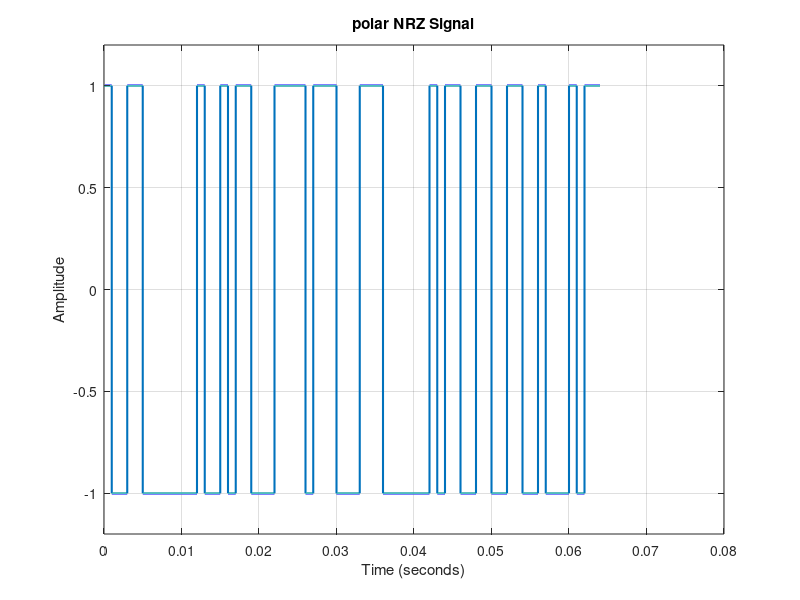
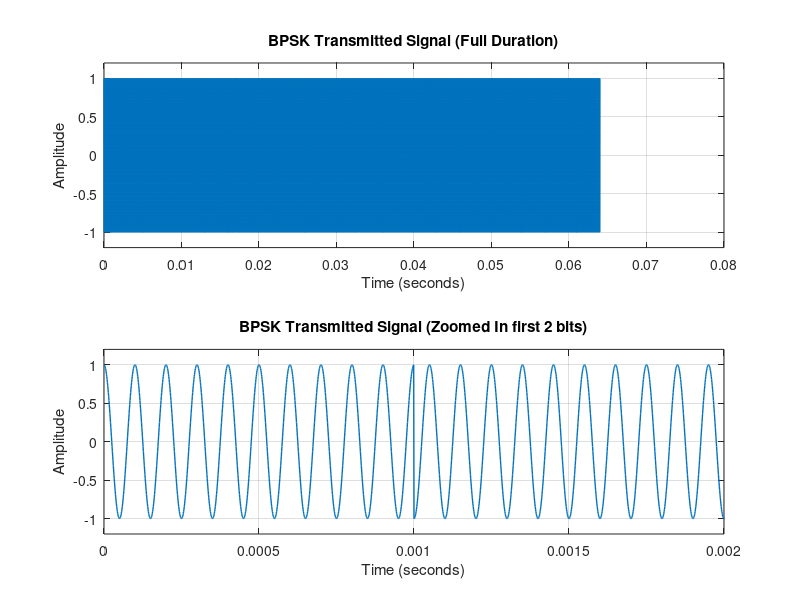
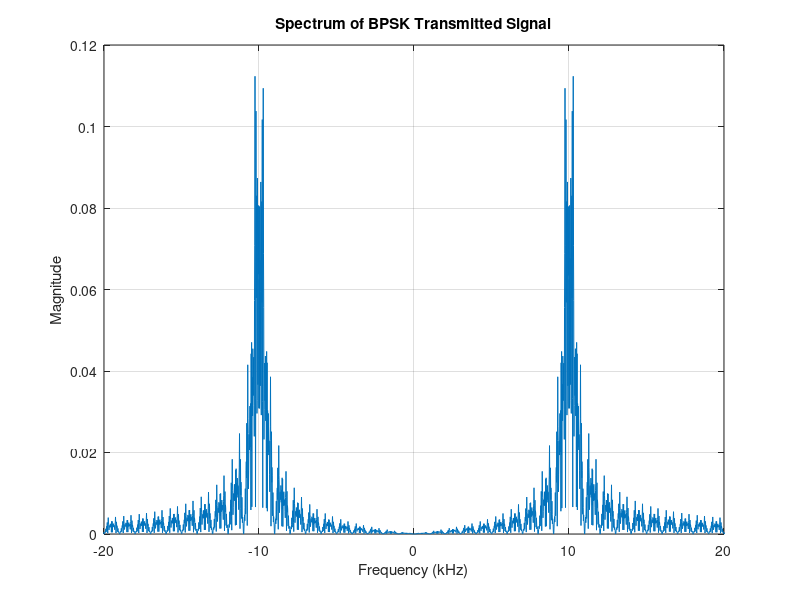
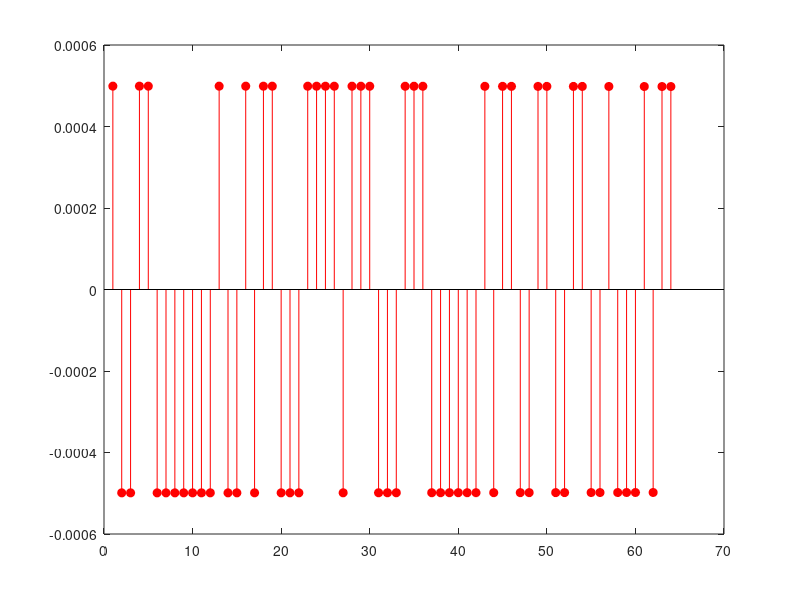

Reproduce these figures in MATLAB, in order. (Note: this script raises an error after producing the figures.)
clc;clear;close all;
%% Generate a random bitstream
stream = randi([0 1], 1, 64);
%% Initialization and Time Vector Generation
bit_rate=1e3;
samples_per_rate=1000;  % Each bit will be represented by 100 samples in the time domain

num_bit=length(stream);
total_samples=num_bit * samples_per_rate;

t = linspace(0, num_bit / bit_rate, total_samples);

%% polar_nrz line coding  
polar_nrz=zeros(1,total_samples);

for i =1:num_bit
    start_index=(i-1)*samples_per_rate +1;
    end_index=i*samples_per_rate;
    polar_nrz(start_index:end_index) = 2 * stream(i) - 1;  % 1 -> +1, 0 -> -1
end

figure;
plot(t,polar_nrz, 'LineWidth', 1.5);
xlabel('Time (seconds)');
ylabel('Amplitude');
title('polar NRZ Signal');
ylim([-1.2 1.2]);             
grid on;    

disp('Transmitted bits:');
disp(stream);
%% Implement a digital modulation system BPSK transmitter

%Use bitstream as your baseband input.:(polar_nrz line coding)
energy_bit= 1;
Tb= 1/bit_rate;
%A=sqrt((2*energy_bit)/Tb);
A=1;
fc = 10*bit_rate;
tb = (0:samples_per_rate-1) * (Tb / samples_per_rate);

signal_tx = zeros(1, total_samples);  
carrier_wave = A * cos(2 * pi * fc * tb);
for i = 1:num_bit
    start_index=(i-1)*samples_per_rate +1;
    end_index=i*samples_per_rate;
    if polar_nrz(start_index) == 1
        signal_tx(start_index:end_index) = carrier_wave;
    else
        signal_tx(start_index:end_index) = -carrier_wave;
    end
end
figure;


subplot(2,1,1);  
plot(t, signal_tx, 'LineWidth', 1);
xlabel('Time (seconds)');
ylabel('Amplitude');
title('BPSK Transmitted Signal (Full Duration)');
ylim([-1.2*A 1.2*A]);                          
grid on;

subplot(2,1,2);  
plot(t, signal_tx, 'LineWidth', 1);
xlabel('Time (seconds)');
ylabel('Amplitude');
title('BPSK Transmitted Signal (Zoomed In first 2 bits)');
xlim([0 0.002]);   
ylim([-1.2*A 1.2*A]);                          
grid on;

%% Spectrum of BPSK Transmitted Signal
T=num_bit /bit_rate ;
fs = samples_per_rate*bit_rate;
ts= 1/fs;
df = fs/total_samples;
N=ceil (T/ts);

if mod(N, 2) == 0
    f=-(fs/2) : df : (fs/2)- df ;
else
    f=-((fs/2)-(df/2)) : df : (fs/2)- (df/2) ;
end

figure;
signal_fft = fftshift(fft(signal_tx))*(1/N);
plot(f/1000, abs(signal_fft));
xlabel('Frequency (kHz)');
ylabel('Magnitude');
title('Spectrum of BPSK Transmitted Signal');
grid on;
xlim([-20 20]);

%% Digital modulation system BPSK receiver 

% Create matching carrier wave for full duration
carrier_wave_rx = A * cos(2 * pi * fc * t); % Full-length carrier
v = signal_tx .* carrier_wave_rx;           % Coherent demodulation

% Initialize
rx_bits = zeros(1, num_bit);
decision_points = zeros(1, num_bit);

for i = 1:num_bit
    start_index = (i-1)*samples_per_rate + 1;
    end_index = i*samples_per_rate;

    v_segment = v(start_index:end_index);

    t_segment = t(start_index:end_index);  % Time vector for current bit
    integration_result = trapz(t_segment, v_segment);

    decision_points(i) = integration_result;

    % Decision based on sign
    if integration_result > 0
        rx_bits(i) = 1;
    else
        rx_bits(i) = -1;
    end
end

% Compare transmitted vs received bits
disp('Transmitted bits:');
disp(stream);
disp('Received bits:');
disp(rx_bits);

% Plot received signal decision points with red balls
figure;
h = stem(1:num_bit, decision_points, 'filled', 'r');
h.MarkerFaceColor = 'r';  
xlabel('Bit index');
ylabel('Integration result');
title('Receiver Decision Metric per Bit');
grid on;

rx_wave = zeros(1, total_samples);
for i = 1:num_bit
    start_index = (i-1)*samples_per_rate + 1;
    end_index = i*samples_per_rate;
    rx_wave(start_index:end_index) = rx_bits(i);
end

figure;
plot(t, rx_wave, 'LineWidth', 1.5);
xlabel('Time (seconds)');
ylabel('Amplitude');
title('BPSK Received Signal (Waveform)');
ylim([-1.2 1.2]);
grid on;

%% Spectrum of BPSK Transmitted Signal
T=num_bit /bit_rate ;
fs = samples_per_rate*bit_rate;
ts= 1/fs;
df = fs/total_samples;
N=ceil (T/ts);

if mod(N, 2) == 0
    f=-(fs/2) : df : (fs/2)- df ;
else
    f=-((fs/2)-(df/2)) : df : (fs/2)- (df/2) ;
end

figure;
rx_wave_fft = fftshift(fft(rx_wave))*(1/N);
plot(f/1000, abs(rx_wave_fft));
xlabel('Frequency (kHz)');
ylabel('Magnitude');
title('Spectrum of BPSK Received Signal');
grid on;
xlim([-20 20]);

%% Digital modulation system BPSK receiver with phases
phase = [30 60 90] * pi/180;

% Initialize
rx_bits = zeros(1, num_bit);
decision_points = zeros(1, num_bit);
for j = 1:3
    ph = phase(j);
    carrier_wave_rx = A * cos((2 * pi * fc * t)+ph); % Full-length carrier
v = signal_tx .* carrier_wave_rx;           % Coherent demodulation
for i = 1:num_bit
    start_index = (i-1)*samples_per_rate + 1;
    end_index = i*samples_per_rate;

    v_segment = v(start_index:end_index);

    t_segment = t(start_index:end_index);  % Time vector for current bit
    integration_result = trapz(t_segment, v_segment);

    decision_points(i) = integration_result;

    % Decision based on sign
    if integration_result > 0
        rx_bits(i) = 1;
    else
        rx_bits(i) = -1;
    end
end
    % Compare transmitted vs received bits
    disp('Transmitted bits:');
    disp(stream);
    fprintf('Received bits at phase %.0f° \n', ph * 180 / pi);
    disp(rx_bits);

    figure ;
    % Plot received signal decision points
    subplot(2,1,1);
    h = stem(1:num_bit, decision_points, 'filled', 'r');
    h.MarkerFaceColor = 'r';
    xlabel('Bit index');
    ylabel('Integration result');
    title(sprintf('Receiver Decision Metric per Bit at phase %.0f°', ph * 180 / pi));
    grid on;

    rx_wave = zeros(1, total_samples);
    for i = 1:num_bit
        start_index = (i-1)*samples_per_rate + 1;
        end_index = i*samples_per_rate;
        rx_wave(start_index:end_index) = rx_bits(i);
    end
    
    subplot(2,1,2);
    plot(t, rx_wave, 'LineWidth', 1.5);
    xlabel('Time (seconds)');
    ylabel('Amplitude');
    title(sprintf('BPSK Received Signal (Waveform) at phase %.0f°',  ph*180/pi));
    ylim([-1.2 1.2]);
    grid on;
    
    
    T=num_bit /bit_rate ;
    fs = samples_per_rate*bit_rate;
    ts= 1/fs;
    df = fs/total_samples;
    N=ceil (T/ts);
    
    if mod(N, 2) == 0
        f=-(fs/2) : df : (fs/2)- df ;
    else
        f=-((fs/2)-(df/2)) : df : (fs/2)- (df/2) ;
    end
    
    figure;
    rx_wave_fft = fftshift(fft(rx_wave))*(1/N);
    plot(f/1000, abs(rx_wave_fft));
    xlabel('Frequency (kHz)');
    ylabel('Magnitude');
    title('Spectrum of BPSK Received Signal');
    title(sprintf('Spectrum of BPSK Received Signal at phase %.0f°',  ph*180/pi));
    grid on;
    xlim([-20 20]);

    % Convert transmitted stream from [1 0 1 ...] to [+1 -1 +1 ...] for comparison
tx_bits = 2*stream - 1;

% Calculate number of bit errors
num_errors = sum(rx_bits ~= tx_bits);

% Bit Error Rate (BER)
ber = num_errors / num_bit;

fprintf('Number of bit errors at phase %.0f°: %d\n', ph * 180 / pi, num_errors);
fprintf('Bit Error Rate (BER) at phase %.0f°: %.4f\n', ph * 180 / pi, ber);

end
